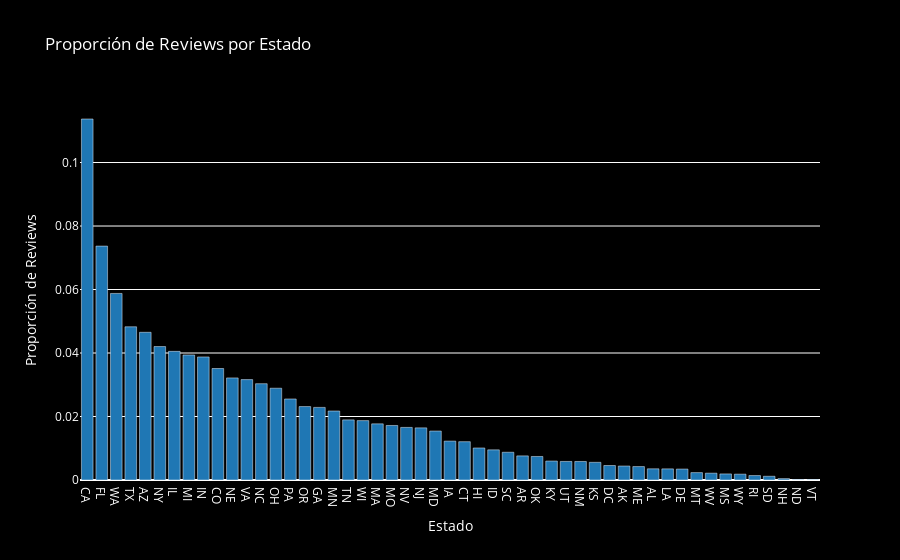

Notebook source saved alongside this figure:
### Markdown cell above
El gráfico muestra el número promedio de reseñas por tienda de Starbucks en cada estado. A partir de la visualización, se pueden extraer las siguientes conclusiones:

Hay una variabilidad significativa en el número de reseñas por tienda entre los diferentes estados.
Algunos estados tienen un número considerablemente mayor de reseñas por tienda en comparación con otros.
Esta variabilidad puede deberse a factores como la densidad de población, la popularidad de Starbucks en cada estado, y la competencia con otras cafeterías.

### Code cell
# Este código calcula la proporción de reviews por estado y genera un gráfico de barras con Plotly con fondo negro.

# Contar el número de reviews por estado
conteo_estados = merged_df['state'].value_counts().reset_index()
conteo_estados.columns = ['state', 'num_reviews']

# Calcular las proporciones de reviews por estado
conteo_estados['proportion_reviews'] = conteo_estados['num_reviews'] / conteo_estados['num_reviews'].sum()

# Graficar las proporciones con Plotly
fig = px.bar(conteo_estados, x='state', y='proportion_reviews', title='Proporción de Reviews por Estado', labels={'state': 'Estado', 'proportion_reviews': 'Proporción de Reviews'}, color_discrete_sequence=['#1f77b4'])
fig.update_layout(xaxis={'categoryorder':'total descending'}, plot_bgcolor='black', paper_bgcolor='black', font_color='white')
fig.show()

### Figure 1 — Plotly figure (JSON) as saved in the notebook; plotly's stock layout.template omitted (floating-point values rounded to 4 significant figures)
{"data": [{"alignmentgroup": "True", "hovertemplate": "Estado=%{x}<br>Proporción de Reviews=%{y}<extra></extra>", "legendgroup": "", "marker": {"color": "#1f77b4", "pattern": {"shape": ""}}, "name": "", "offsetgroup": "", "orientation": "v", "showlegend": false, "textposition": "auto", "type": "bar", "x": ["CA", "FL", "WA", "TX", "AZ", "NY", "IL", "MI", "IN", "CO", "NE", "VA", "NC", "OH", "PA", "OR", "GA", "MN", "TN", "WI", "MA", "MO", "NV", "NJ", "MD", "IA", "CT", "HI", "ID", "SC", "AR", "OK", "KY", "UT", "NM", "KS", "DC", "AK", "ME", "AL", "LA", "DE", "MT", "WV", "MS", "WY", "RI", "SD", "NH", "ND", "VT"], "xaxis": "x", "y": [0.1137, 0.07368, 0.05876, 0.04826, 0.04652, 0.04203, 0.04052, 0.03938, 0.03876, 0.03512, 0.03215, 0.03162, 0.03034, 0.02891, 0.02552, 0.02314, 0.02287, 0.02173, 0.01894, 0.01871, 0.01769, 0.01718, 0.01656, 0.01642, 0.01542, 0.01225, 0.01206, 0.01009, 0.009503, 0.008738, 0.007597, 0.007412, 0.005965, 0.005844, 0.005838, 0.005564, 0.004563, 0.004398, 0.004232, 0.003524, 0.003505, 0.003442, 0.002326, 0.002148, 0.001912, 0.001836, 0.001402, 0.001173, 0.0004334, 0.000153, 0.0001338], "yaxis": "y"}], "layout": {"barmode": "relative", "font": {"color": "white"}, "legend": {"tracegroupgap": 0}, "paper_bgcolor": "black", "plot_bgcolor": "black", "title": {"text": "Proporción de Reviews por Estado"}, "xaxis": {"anchor": "y", "categoryorder": "total descending", "domain": [0, 1], "title": {"text": "Estado"}}, "yaxis": {"anchor": "x", "domain": [0, 1], "title": {"text": "Proporción de Reviews"}}}}
